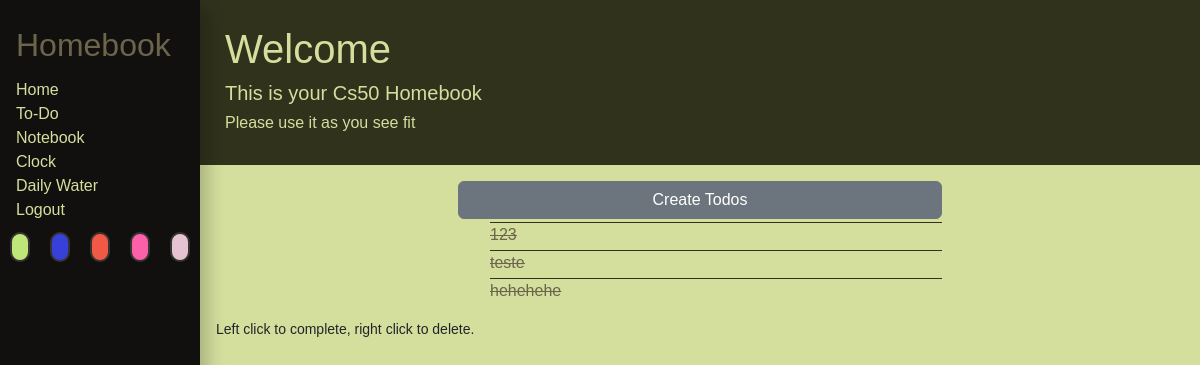
The app's page /todo (signed in), older data.
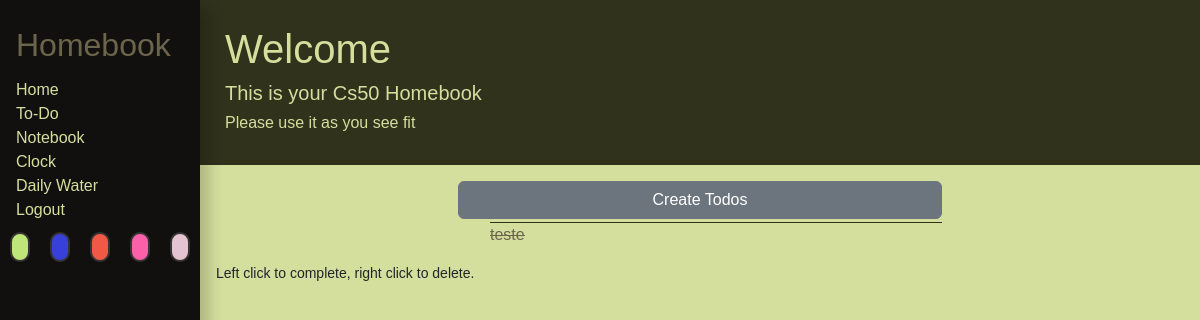
The same page, newer data.
### app.py (models this page shows, shortened)
class Todo(base):
    __tablename__ = "todo"
    id = Column(Integer, primary_key=True, nullable=False)
    user_id = Column(Integer, ForeignKey('users.id'), nullable=False)
    todo_text = Column(String, nullable=False)
    date = Column(String, nullable=False)
    iscomplete = Column(Integer, nullable=False)

### app.py (the view, shortened to what this page needs)
@app.route("/todo", methods=["GET", "POST", "PUT", "DELETE"])
def checklists():
    userTodos = sqlSession.query(Todo).filter_by(user_id=session["user_id"])
    if request.method == "GET":
        if sqlSession.query(Todo).filter_by(user_id=session["user_id"]).first() == None:
            return render_template("todo.html", notodo="0")
        return render_template("todo.html", userTodos=userTodos, notodo="1")

### templates/todo.html (shortened to what this page needs)
{% extends "layout.html" %}
{% block main %}
    {% if notodo == "0" %}
        <form action="/todo" method="POST">
            <div class="center" id="removable">
            <p>Sorry, it appears you do not have any checklists yet</p>
            <p>Would like to create one?</p>
            <button id="firstCreate" class="btn btn-secondary center" type="submit">Create</button>
            </div>
        </form>
    {% else %}
    <form action="/todo" method="POST">
        <div class="center mx-auto w-auto" id="removable">
            <button id="firstCreate" class="btn btn-secondary center" type="submit">Create Todos</button>
        </div>
    </form>
    {% endif %}
    <div id="first">
        <div id="2removable">
            <ul id="todoList">
        {% for x in userTodos if x["id"] != "N/A" %}
                <form>
                    {% if x["iscomplete"] == 1 %}
                    <li data-id="{{ x["id"] }}" id="{{ x["id"] }}"class="todoElement completed"><s>{{ x["todo_text"] }}</s></li>
                    {% else %}
                    <li data-id="{{ x["id"] }}" id="{{ x["id"] }}" class="todoElement">{{ x["todo_text"] }}</li>
                    {% endif %}
                </form>
        {% endfor %}
            </ul>
            {% if notodo == "0" %}
            <small class="mx-auto w-auto center"></small>
            {% else %}
            <small class="mx-auto w-auto center">Left click to complete, right click to delete.</small>
            {% endif %}
        </div>
    </div>
{% endblock %}

### templates/layout.html (shortened to what this page needs)
<!doctype html>
<html lang="en">
    <head>
        <link href="https://cdn.jsdelivr.net/npm/bootstrap@5.2.0-beta1/dist/css/bootstrap.min.css" rel="stylesheet">
        <link href="/static/styles.css" rel="stylesheet">
        <link rel="stylesheet" id="switcher-id" href="/static/basic.css">
    </head>
    <body>
        <div class="container-fluid">
            <aside>
                <header>
                        <div>
                            {% if name %}
                                <h1>Welcome {{ name }}</h1>
                            {% else %}
                                <h1>Welcome</h1>
                            {% endif %}
                            <h5>This is your Cs50 Homebook</h5>
                            <h6>Please use it as you see fit</h6>
                        </div>
                </header>
            </aside>
            <div class="sidenav">
                {% if  session["user_id"]%}
                    <h2 id="title">Homebook</h2>
                    <div><a href="/">Home</a></div>
                    <div><a href="/todo">To-Do</a></div>
                    <div><a href="/notebook">Notebook</a></div>
                    <div><a href="/clock">Clock</a></div>
                    <div><a href="/water">Daily Water</a></div>
                    <div><a href="/logout">Logout</a></div>
                    <div class="theme-switches">
                        <div data-theme="basic" class="switch" id="switch-1"></div>
                        <div data-theme="cold" class="switch" id="switch-2"></div>
                        <div data-theme="contrast" class="switch" id="switch-3"></div>
                        <div data-theme="lofi" class="switch" id="switch-4"></div>
                        <div data-theme="sakura" class="switch" id="switch-5"></div>
                    </div>
                {% else %}
                    <p class="">Please, log in to access more resources</p>
                    <a href="/login">Login</a>
                    <a href="/register">Register</a>
                {% endif %}
            </div>
            <main>
                {% block main %}
                {% endblock %}
            </main>
        </div>
    </body>
</html>

### static/styles.css (style rules this page uses)
.container-fluid { padding: 0px; }
body { font-family: Helvetica, Verdana, Arial, sans-serif; }
.theme-switches { display:flex; justify-content: center; }
.switch { border: 2px solid rgb(117, 117, 117); border-radius: 50px; height: 30px; width: 30px; margin: 10px; cursor: pointer; }
#switch-1 { background-color: #bfe678; }
#switch-2 { background-color: #3840da; }
#switch-3 { background-color: #F15946; }
#switch-4 { background-color: #FC60A8; }
#switch-5 { background-color: #E5C3D1; }
.sidenav { height: 100%; width: 200px; position: fixed; z-index: 1; top: 0; left: 0; overflow-x: hidden; padding-top: 20px; box-shadow: 0.5rem 0.5rem 1rem rgb(0 0 0 / 20%); }
aside { margin-top: 0px; padding: 25px; margin-left: 200px; }
main { margin-left: 200px; padding: 16px; }
.sidenav a { padding: 6px 8px 6px 16px; text-decoration: none; }
#title { padding: 6px 8px 6px 16px; }
.center { display: block; margin-left: auto; margin-right: auto; width: 50%; }
.completed { text-decoration: line-through; }
ul#todoList { list-style: none; display: block; margin-left: auto; margin-right: auto; width: 50%; }
.todoElement { margin-top: 3px; margin-bottom: 3px; }

### static/basic.css (style rules this page uses)
body { background-color: #D4DF9E; }
.sidenav { background-color: #12100E; }
aside { background-color: #30321C; color: #D4DF9E; }
.sidenav a { color: #dbf558; }
#title { color: #6B654B; }
#todoList { background-color: #fff; }
.todoElement { border-top: 1px solid #30321C; }
.sidenav a { color: #D4DF9E; }
.completed { color: #6B654B; }
.btn-secondary { color: #fff; background: #6c757d; border-color: #6c757d; }
.switch { border: 2px solid rgb(54, 51, 51); }
::placeholder { color: #30321C; }
ul#todoList { background: #D4DF9E; }
.todoElement { background: #D4DF9E; }

Row changes from the older to the newer data that the page shows:
removed Todo: todo_text "123"
removed Todo: todo_text "hehehehe"
